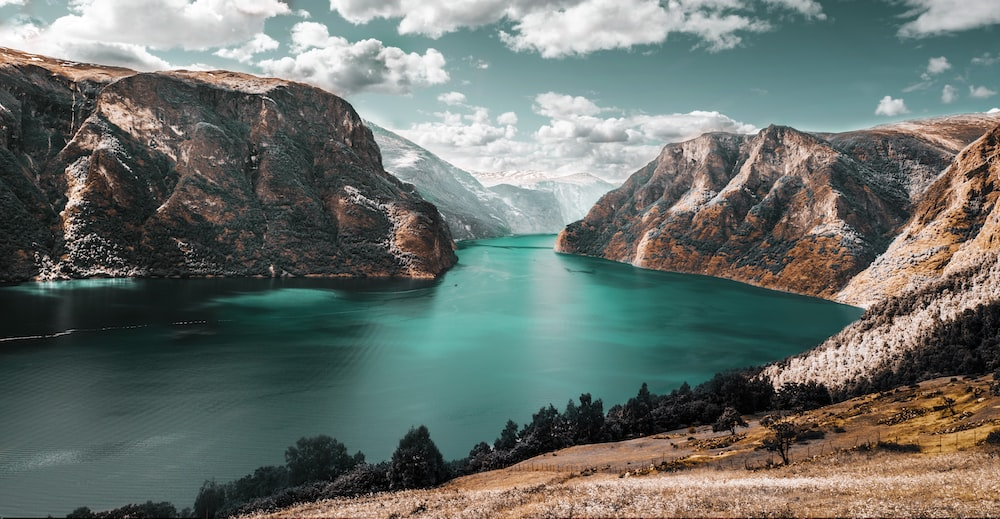
#> input picture OpenCV/Assets/landscape1.jpg, 1000 x 519 px, given in place of the camera
$ python colordetection.py
#> lines starting #> are read from the running program, lines starting #| are printed output that depends on the picture; after the words box and inside, x2 and y2 are one past the last pixel; in counts of white or black regions, pixels touching at a corner belong together
import cv2
import random
import numpy as np

# # ====== Changing color of live feed from webcam (HSV Color) ======
# # ====== Color Detection Software, Blocks All But Blue Pixels ======

# Accessing live feed from the computers local USB webcam
cap = cv2.VideoCapture(0)

while True:
    # Reading the live feed from camera ig?? needed to use 'frame' tho
    ret, frame = cap.read()
#> frame is the input picture: shape (519, 1000, 3); mean B, G, R 107.3, 112.7, 105.4
    # Getting the height and width (in pixels) of the live feed.
    # Can use the came function to get more data values by using different args.
    width = int(cap.get(3))
    height = int(cap.get(4))

    # Taking the frame and converting it into HSV
    hsv = cv2.cvtColor(frame, cv2.COLOR_BGR2HSV)
#> hsv: shape (519, 1000, 3); mean H, S, V 63.9, 63.1, 120.5

    # # Creating a lower and upper bound value for the color, done using HSV color format

    # # Color values for red
    # lowerColor = np.array([0, 50, 0])
    # upperColor = np.array([10, 255, 255])

    # # OR (also works with pink)
    # lowerColor = np.array([170, 50, 0])
    # upperColor = np.array([180, 255, 255])

    # # Color values for orange
    lowerColor = np.array([10, 50, 0])
    upperColor = np.array([25, 255, 255])

    # # Color values for yellow
    # lowerColor = np.array([20, 20, 50])
    # upperColor = np.array([40, 255, 255])

    # # Color values for green
    # lowerColor = np.array([35, 50, 50])
    # upperColor = np.array([75, 255, 255])

    # # Color values for blue
    # lowerColor = np.array([90, 50, 50])
    # upperColor = np.array([130, 255, 255])

    # # Color values for purple
    # lowerColor = np.array([125, 50, 0])
    # upperColor = np.array([135, 255, 255])

    # # Color values for pink
    # lowerColor = np.array([145, 0, 50])
    # upperColor = np.array([180, 255, 255])

    # ====== How to convert a color from BGR to HSV value ======

    # # This is the BGR color value for Blue
    # BGR_color = np.array([[[255, 0, 0]]])
    # # Convert color from BGR to HSV
    # x = cv2.cvtColor(BGR_color, cv2.COLOR_BGR2HSV)
    # # Access the single pixle color value
    # x[0][0]

    # ==========================================================

    # A mask is something that scans over the image and detects which pixels should be kept based off given  argument
    # In this case, we want to detect blue pixels and keep them, so we gave a lower orange and upper orange bound value
    mask = cv2.inRange(hsv, lowerColor, upperColor)
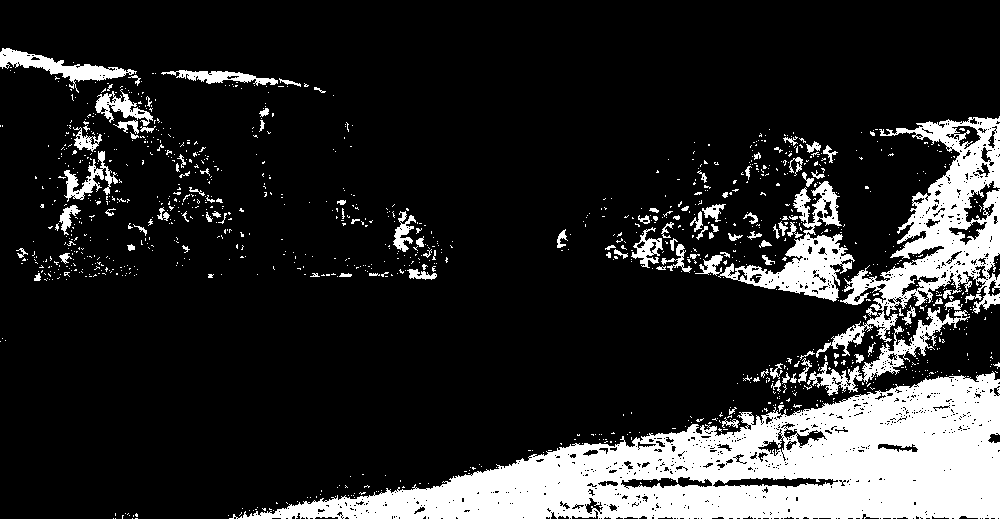
#> mask: shape (519, 1000); 16.8% white; 1154 white regions (1043 under 20 px), largest, box (x1, y1, x2, y2) and area: (229, 371, 1000, 519) 52266, (816, 116, 1000, 358) 13288, (718, 181, 855, 302) 4782

    # Takes a source image, and a second source image, and bitwise_and belnds them together using the 'mask'
    result = cv2.bitwise_and(frame, frame, mask=mask)
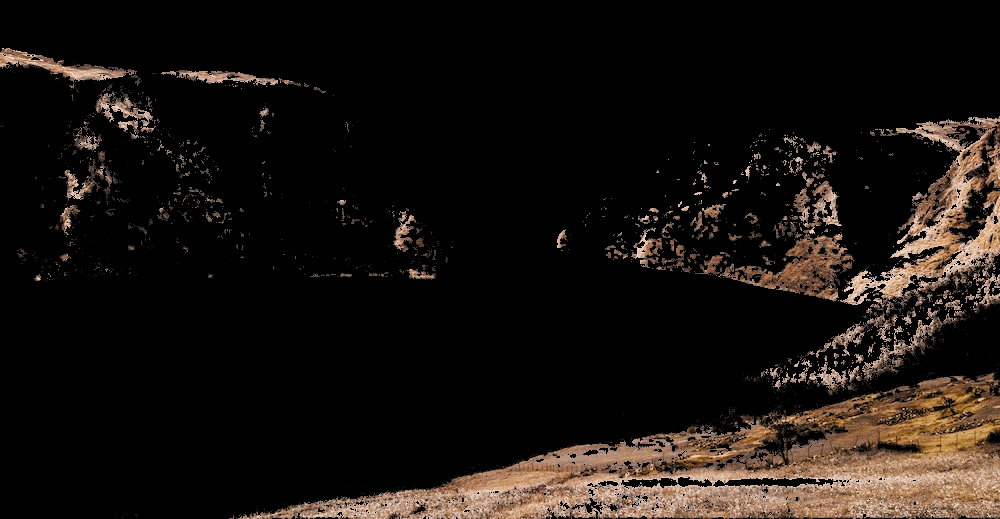
#> result: shape (519, 1000, 3); mean B, G, R 15.5, 19.4, 24.9

    # Displays the complete frame
    cv2.imshow('frame', result)
    # Displays the mask frame
    cv2.imshow('mask', mask)

    # Leaves the frame window open until you press 'Q' on the keyboard.
    if cv2.waitKey(1) == ord('q'):
#> (key q is pressed here)
        break

# Releases teh webcam so other applications can access it after you. MAKE SURE YOU DO THIS!!!
cap.release()
# Destroys the windows created above. MAKE SURE YOU DO THIS!!!
cv2.destroyAllWindows()

$ run again, on OpenCV/Assets/landscape2.jpg
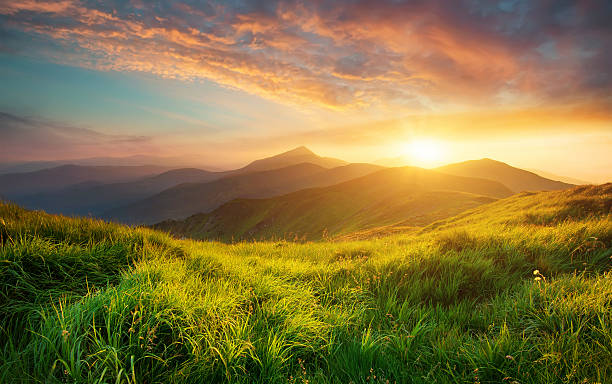
#> input picture OpenCV/Assets/landscape2.jpg, 612 x 384 px, given in place of the camera
#> frame is the input picture: shape (384, 612, 3); mean B, G, R 66.6, 117.5, 134.5
#> hsv: shape (384, 612, 3); mean H, S, V 38.5, 148.6, 141.9
#> `mask = cv2.inRange(hsv, lowerColor, upperColor)`:
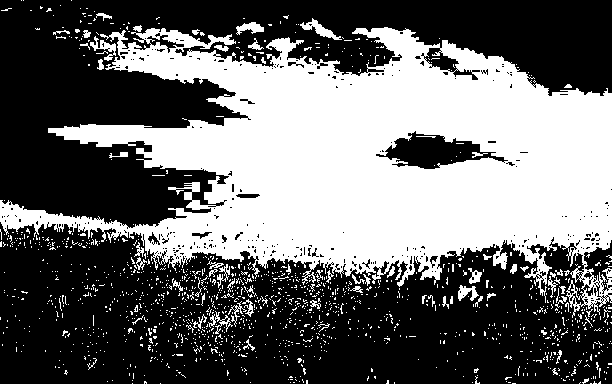
#> mask: shape (384, 612); 41.2% white; 1430 white regions (1366 under 20 px), largest, box (x1, y1, x2, y2) and area: (0, 27, 612, 318) 89090, (300, 18, 342, 40) 287, (90, 36, 116, 61) 222
#> `result = cv2.bitwise_and(frame, frame, mask=mask)`:
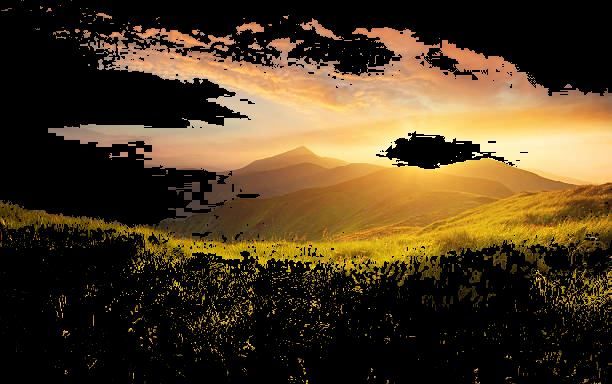
#> result: shape (384, 612, 3); mean B, G, R 32.5, 59.9, 77.7
